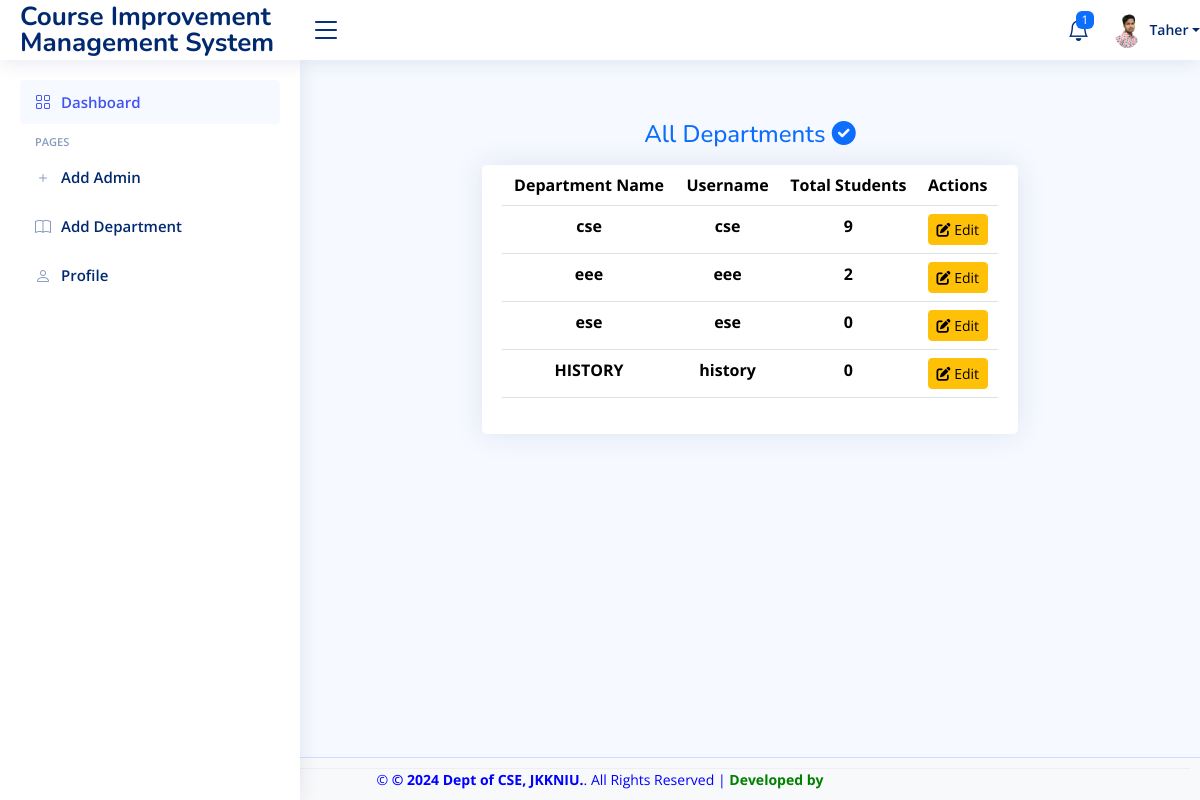
The page /admin/department.php (signed in) on the database its author committed.
### tables this page shows
CREATE TABLE `department` (
  `Id` int(50) NOT NULL,
  `dept_name` varchar(100) NOT NULL,
  `username` varchar(100) NOT NULL,
  `password` varchar(50) NOT NULL,
  `profile` varchar(150) NOT NULL DEFAULT 'jkkniu.png'
);

### admin/department.php (the view, shortened to what this page needs)
<?php
include("header.php");
include("sidebar.php");
include("../include/connect.php");
?>
<main id="main" class="main">
    <div class="container-fluid">
        <div class="col-md-12">
            <div class="row">
                <div class="col-md-2"></div>
                <div class="col-md-8">
                    <h4 class="text-center my-3 text-primary">
                        All Departments
                        <i class="fas fa-check-circle"></i>
                    </h4>
                    <div class="card">
                        <div class="card-body">
                            <?php
                            $sql = "SELECT * FROM department";
                            $res = mysqli_query($conn, $sql);
                            $output = "
                            <table class='table table-hover'>
                                <thead class='awesome-header'>
                                    <tr>
                                        <th class='text-center'>Department Name</th>
                                        <th class='text-center'>Username</th>
                                        <th class='text-center'>Total Students</th>
                                        <th class='text-center'>Actions</th>
                                    </tr>
                                </thead>
                                <tbody>
                            ";
                            if (mysqli_num_rows($res) == 0) {
                                $output .= "
                                <tr>
                                    <td colspan='4' class='text-center'>No Department Found</td>
                                </tr>
                                ";
                            } else {
                                $row_count = 0;
                                while ($row = mysqli_fetch_array($res)) {
                                    $dept = $row['dept_name'];
                                    $username = $row['username'];
                                    $sql1 = "SELECT * FROM students WHERE department='$dept'";
                                    $res1 = mysqli_query($conn, $sql1);
                                    $tt = mysqli_num_rows($res1);
                                    $row_class = ($row_count % 2 == 0) ? 'even-row' : 'odd-row';
                                    $output .= "
                                    <tr class='$row_class'>
                                        <td class='text-center'><strong>" . htmlspecialchars($row['dept_name']) . "</strong></td>
                                        <td class='text-center'><strong>" . htmlspecialchars($username) . "</strong></td>
                                        <td class='text-center'><strong>$tt</strong></td>
                                        <td class='text-center'>
                                            <a href='edit_department.php?dept_name=" . urlencode($dept) . "' class='btn btn-warning btn-sm'>
                                                <i class='fas fa-edit'></i> Edit
                                            </a>
                                        </td>
                                    </tr>
                                    ";
                                    $row_count++;
                                }
                            }
                            $output .= "</tbody></table>";
                            echo $output;
                            ?>
                        </div>
                    </div>
                </div>
                <div class="col-md-2"></div>
            </div>
        </div>
    </div>
</main>
<?php
include("footer.php");
?>

### admin/header.php (shortened to what this page needs)
<?php
include("../include/connect.php");
?>
<!DOCTYPE html>
<html lang="en">
<head>
  <link href="../admin/assets/vendor/bootstrap/css/bootstrap.min.css" rel="stylesheet">
  <link href="../admin/assets/vendor/bootstrap-icons/bootstrap-icons.css" rel="stylesheet">
  <link href="../admin/assets/vendor/boxicons/css/boxicons.min.css" rel="stylesheet">
  <link href="../admin/assets/vendor/quill/quill.snow.css" rel="stylesheet">
  <link href="../admin/assets/vendor/quill/quill.bubble.css" rel="stylesheet">
  <link href="../admin/assets/vendor/remixicon/remixicon.css" rel="stylesheet">
  <link href="../admin/assets/vendor/simple-datatables/style.css" rel="stylesheet">
  <link href="../admin/assets/css/style.css" rel="stylesheet">
  <link rel="stylesheet" href="https://cdnjs.cloudflare.com/ajax/libs/font-awesome/6.0.0-beta3/css/all.min.css">
</head>
<body>
  <header id="header" class="header fixed-top d-flex align-items-center">
    <div class="d-flex align-items-center justify-content-between">
      <a href="index.php" class="logo d-flex align-items-center">
        <span class="d-none d-lg-block">Course Improvement Management System
        </span>
      </a>
      <i class="bi bi-list toggle-sidebar-btn"></i>
    </div>
    <nav class="header-nav ms-auto">
      <ul class="d-flex align-items-center">
        <li class="nav-item dropdown">
          <?php
        $username=$_SESSION['admin'];
          $query = "SELECT * FROM admin WHERE username = '$username'";
          $result = mysqli_query($conn, $query);
          $num = mysqli_num_rows($result);
          ?>
          <a class="nav-link nav-icon" href="" data-bs-toggle="dropdown">
            <i class="bi bi-bell"></i>
            <span class="badge bg-primary badge-number"><?php echo $num; ?></span>
          </a>
        </li>
        <?php
        $sql="select * from admin where username='$username'";
        $result=mysqli_query($conn,$sql);
        $row=mysqli_fetch_assoc($result);
        ?>
        <a class="nav-link nav-profile d-flex align-items-center pe-0" href="users-profile.php" data-bs-toggle="dropdown">
        <img src="../admin/uploads/<?php echo $row['profile']; ?>" alt="Profile" class="rounded-circle">
          <span class="d-none d-md-block dropdown-toggle ps-2"><?php echo $row['username'];?></span>
        </a>
      </ul>
    </nav>
  </header>
</body>
</html>

### admin/assets/css/style.css (style rules this page uses)
:root { scroll-behavior: smooth; }
body { font-family: "Open Sans", sans-serif; background: #f6f9ff; color: #444444; }
a { color: #4154f1; text-decoration: none; }
h1, h2, h3, h4, h5, h6 { font-family: "Nunito", sans-serif; }
#main { margin-top: 60px; padding: 20px 30px; transition: all 0.3s; }
.card { margin-bottom: 30px; border: none; border-radius: 5px; box-shadow: 0px 0 30px rgba(1, 41, 112, 0.1); }
.card-body { padding: 0 20px 20px 20px; }
.logo { line-height: 1; }
@media (min-width: 1200px) { .logo { width: 280px; } }
.logo span { font-size: 26px; font-weight: 700; color: #012970; font-family: "Nunito", sans-serif; }
.header { transition: all 0.5s; z-index: 997; height: 60px; box-shadow: 0px 2px 20px rgba(1, 41, 112, 0.1); background-color: #fff; padding-left: 20px; }
.header .toggle-sidebar-btn { font-size: 32px; padding-left: 10px; cursor: pointer; color: #012970; }
.header-nav ul { list-style: none; }
.header-nav>ul { margin: 0; padding: 0; }
.header-nav .nav-icon { font-size: 22px; color: #012970; margin-right: 25px; position: relative; }
.header-nav .nav-profile { color: #012970; }
.header-nav .nav-profile img { max-height: 36px; }
.header-nav .nav-profile span { font-size: 14px; font-weight: 600; }
.header-nav .badge-number { position: absolute; inset: -2px -5px auto auto; font-weight: normal; font-size: 12px; padding: 3px 6px; }
@media (min-width: 1200px) { #main, #footer { margin-left: 300px; } }

### admin/department.php (style rules this page uses)
.awesome-header { background-color: #007bff; color: white; }
.even-row { background-color: #f2f2f2; }
.odd-row { background-color: white; }

### rows shown on the page
department: dept_name "cse", username "cse", tt "9"
department: dept_name "eee", username "eee", tt "2"
department: dept_name "ese", username "ese", tt "0"
department: dept_name "HISTORY", username "history", tt "0"

### other values the page prints
$num "1"
$row['username'] "Taher"
